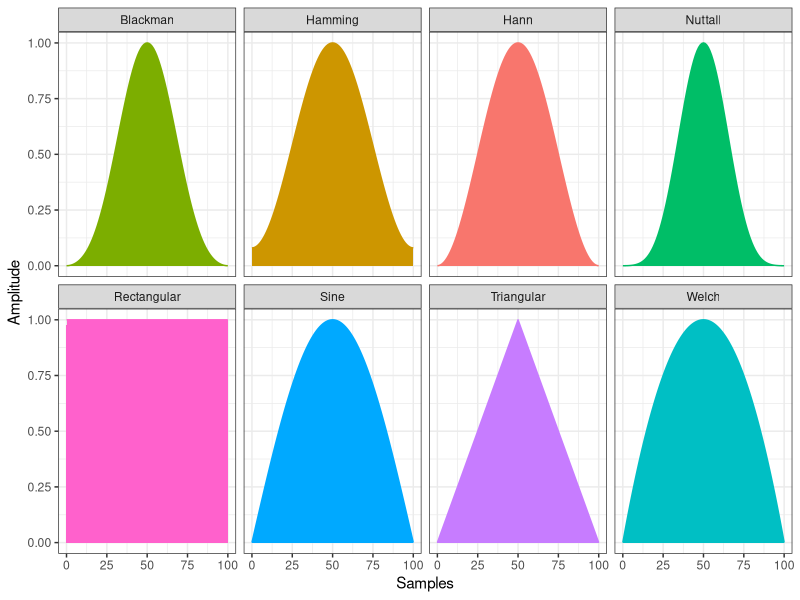

Source code (R):
library(ggplot2)
library(reshape2)

N <- 100
hann <- function(n) {0.5 - 0.5 * cos(2 * pi * n / N)}
hamming <- function(n) {0.54 - 0.46 * cos(2 * pi * n / N)}
blackman <- function(n) {0.42 - 0.5 * cos(2 * pi * n / N) + 
    0.08 * cos(4 * pi * n / N)}
nuttall <- function(n) {0.36 - 0.49 * cos(2 * pi * n / N) + 
    0.14 * cos(4 * pi * n / N) - 0.01 * cos(6 * pi * n / N)}
welch <- function(n) {1 - ((n - N/2)/(N/2))^2}
sine <- function(n) {sin(pi * n / N)}
triangular <- function(n) {1 - abs((n - N/2)/(N/2))}
rectangular <- function(n) {1}


x <- seq(0, N)
df <-
  data.frame(
    Samples = x,
    hann = hann(x),
    hamming = hamming(x),
    blackman = blackman(x),
    nuttall = nuttall(x),
    welch = welch(x),
    sine = sine(x),
    triangular = triangular(x),
    rectangular = rectangular(x)
  )
df <- melt(df, id.vars = "Samples")
df$name <- as.factor(rep(c("Hann", "Hamming", "Blackman", "Nuttall", "Welch", 
                           "Sine", "Triangular", "Rectangular"), each = length(x)))

ggplot(df, aes(x = Samples, y = value)) +
  geom_area(aes(color=variable, fill = variable)) +
  facet_wrap( ~ name, nrow = 2) +
  ylab("Amplitude") +
  theme_bw() + 
  theme(legend.position = "none")
